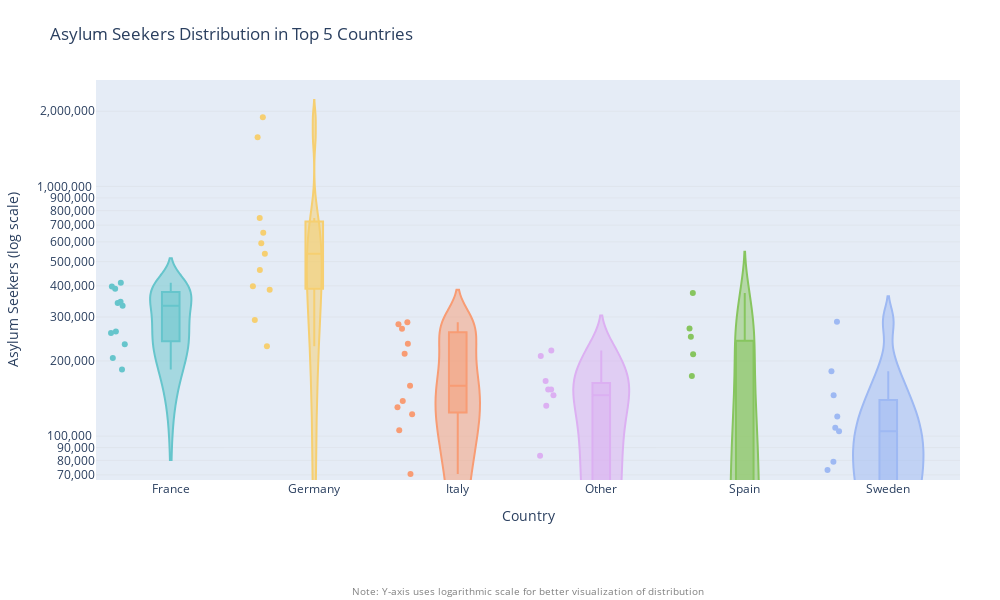

Write notebook code for a chart like this one.
### Code cell
def plot_country_distributions(data):
    """
    Creates violin plots showing distribution of asylum seekers for top 5 countries.
    """
    # Get top 5 countries by total asylum seekers and other countries
    country_totals = (
        data.groupby('country')['total_asylum_seekers']
        .sum()
        .reset_index(name='total')
        .nlargest(6, 'total')
    )
    top_countries = country_totals['country'].tolist()
    filtered_data = data[data['country'].isin(top_countries)]

    # Create enhanced violin plot
    fig = px.violin(
        filtered_data,
        x='country',
        y='total_asylum_seekers',
        color='country',
        box=True,
        points="all",
        hover_data=['year'],
        title='Asylum Seekers Distribution in Top 5 Countries',
        labels={'total_asylum_seekers': 'Asylum Seekers', 'country': ''},
        color_discrete_sequence=px.colors.qualitative.Pastel,
        log_y=True
    )

    # Customize layout
    fig.update_layout(
        xaxis=dict(
            showgrid=False,
            title='Country',
        ),
        yaxis=dict(
            title='Asylum Seekers (log scale)',
            tickformat=',',
            gridcolor='rgba(200, 200, 200, 0.2)'
        ),
        height=600,
        width=1000,
        margin=dict(t=80, b=120, l=80, r=40),
        showlegend=False,
        hoverlabel=dict(
            bgcolor='white',
            font_size=12
        )
    )

    # Add custom hover template
    fig.update_traces(
        hovertemplate="<b>%{x}</b><br>Year: %{customdata[0]}<br>Asylum Seekers: %{y:,}"
    )

    # Add annotation for log scale note
    fig.add_annotation(
        x=0.5,
        y=-0.3,
        xref='paper',
        yref='paper',
        text="Note: Y-axis uses logarithmic scale for better visualization of distribution",
        showarrow=False,
        font=dict(size=10, color='gray')
    )

    fig.write_image('img/asylum_country_distributions.png', scale=2)
    fig.show()


plot_country_distributions(asylum_eurostat_cleaned)

### Figure 1 — Plotly figure (JSON) as saved in the notebook; plotly's stock layout.template omitted (floating-point values rounded to 4 significant figures)
{"data": [{"alignmentgroup": "True", "box": {"visible": true}, "customdata": [[2013], [2014], [2015], [2016], [2017], [2018], [2019], [2020], [2021], [2022], [2023]], "hovertemplate": "<b>%{x}</b><br>Year: %{customdata[0]}<br>Asylum Seekers: %{y:,}", "legendgroup": "France", "marker": {"color": "rgb(102, 197, 204)"}, "name": "France", "offsetgroup": "France", "orientation": "v", "points": "all", "scalegroup": "True", "showlegend": true, "type": "violin", "x": ["France", "France", "France", "France", "France", "France", "France", "France", "France", "France", "France"], "x0": " ", "xaxis": "x", "y": [185115, 205445, 233650, 262420, 332795, 345135, 341650, 258965, 411060, 388935, 397860], "y0": " ", "yaxis": "y"}, {"alignmentgroup": "True", "box": {"visible": true}, "customdata": [[2013], [2014], [2015], [2016], [2017], [2018], [2019], [2020], [2021], [2022], [2023]], "hovertemplate": "<b>%{x}</b><br>Year: %{customdata[0]}<br>Asylum Seekers: %{y:,}", "legendgroup": "Germany", "marker": {"color": "rgb(246, 207, 113)"}, "name": "Germany", "offsetgroup": "Germany", "orientation": "v", "points": "all", "scalegroup": "True", "showlegend": true, "type": "violin", "x": ["Germany", "Germany", "Germany", "Germany", "Germany", "Germany", "Germany", "Germany", "Germany", "Germany", "Germany"], "x0": " ", "xaxis": "x", "y": [229030, 292165, 747970, 1893440, 1572965, 537520, 462705, 385875, 398145, 592595, 652380], "y0": " ", "yaxis": "y"}, {"alignmentgroup": "True", "box": {"visible": true}, "customdata": [[2013], [2014], [2015], [2016], [2017], [2018], [2019], [2020], [2021], [2022], [2023]], "hovertemplate": "<b>%{x}</b><br>Year: %{customdata[0]}<br>Asylum Seekers: %{y:,}", "legendgroup": "Italy", "marker": {"color": "rgb(248, 156, 116)"}, "name": "Italy", "offsetgroup": "Italy", "orientation": "v", "points": "all", "scalegroup": "True", "showlegend": true, "type": "violin", "x": ["Italy", "Italy", "Italy", "Italy", "Italy", "Italy", "Italy", "Italy", "Italy", "Italy", "Italy"], "x0": " ", "xaxis": "x", "y": [70615, 105500, 213935, 269535, 234630, 285555, 280450, 122315, 130620, 159140, 138200], "y0": " ", "yaxis": "y"}, {"alignmentgroup": "True", "box": {"visible": true}, "customdata": [[2013], [2014], [2015], [2016], [2017], [2018], [2019], [2020], [2021], [2022], [2023]], "hovertemplate": "<b>%{x}</b><br>Year: %{customdata[0]}<br>Asylum Seekers: %{y:,}", "legendgroup": "Other", "marker": {"color": "rgb(220, 176, 242)"}, "name": "Other", "offsetgroup": "Other", "orientation": "v", "points": "all", "scalegroup": "True", "showlegend": true, "type": "violin", "x": ["Other", "Other", "Other", "Other", "Other", "Other", "Other", "Other", "Other", "Other", "Other"], "x0": " ", "xaxis": "x", "y": [153740, 166440, 209360, 220420, 153710, 145685, 132245, 83390, 35625, 42485, 60460], "y0": " ", "yaxis": "y"}, {"alignmentgroup": "True", "box": {"visible": true}, "customdata": [[2013], [2014], [2015], [2016], [2017], [2018], [2019], [2020], [2021], [2022], [2023]], "hovertemplate": "<b>%{x}</b><br>Year: %{customdata[0]}<br>Asylum Seekers: %{y:,}", "legendgroup": "Spain", "marker": {"color": "rgb(135, 197, 95)"}, "name": "Spain", "offsetgroup": "Spain", "orientation": "v", "points": "all", "scalegroup": "True", "showlegend": true, "type": "violin", "x": ["Spain", "Spain", "Spain", "Spain", "Spain", "Spain", "Spain", "Spain", "Spain", "Spain", "Spain"], "x0": " ", "xaxis": "x", "y": [7025, 10775, 9595, 30655, 36105, 35620, 174020, 374395, 212975, 250135, 269605], "y0": " ", "yaxis": "y"}, {"alignmentgroup": "True", "box": {"visible": true}, "customdata": [[2013], [2014], [2015], [2016], [2017], [2018], [2019], [2020], [2021], [2022], [2023]], "hovertemplate": "<b>%{x}</b><br>Year: %{customdata[0]}<br>Asylum Seekers: %{y:,}", "legendgroup": "Sweden", "marker": {"color": "rgb(158, 185, 243)"}, "name": "Sweden", "offsetgroup": "Sweden", "orientation": "v", "points": "all", "scalegroup": "True", "showlegend": true, "type": "violin", "x": ["Sweden", "Sweden", "Sweden", "Sweden", "Sweden", "Sweden", "Sweden", "Sweden", "Sweden", "Sweden", "Sweden"], "x0": " ", "xaxis": "x", "y": [108085, 119965, 145935, 287465, 181775, 104565, 79010, 73155, 51490, 50410, 57455], "y0": " ", "yaxis": "y"}], "layout": {"annotations": [{"font": {"color": "gray", "size": 10}, "showarrow": false, "text": "Note: Y-axis uses logarithmic scale for better visualization of distribution", "x": 0.5, "xref": "paper", "y": -0.3, "yref": "paper"}], "height": 600, "hoverlabel": {"bgcolor": "white", "font": {"size": 12}}, "legend": {"title": {"text": ""}, "tracegroupgap": 0}, "margin": {"b": 120, "l": 80, "r": 40, "t": 80}, "showlegend": false, "title": {"text": "Asylum Seekers Distribution in Top 5 Countries"}, "violinmode": "overlay", "width": 1000, "xaxis": {"anchor": "y", "categoryarray": ["France", "Germany", "Italy", "Other", "Spain", "Sweden"], "categoryorder": "array", "domain": [0, 1], "showgrid": false, "title": {"text": "Country"}}, "yaxis": {"anchor": "x", "domain": [0, 1], "gridcolor": "rgba(200, 200, 200, 0.2)", "tickformat": ",", "title": {"text": "Asylum Seekers (log scale)"}, "type": "log"}}}
